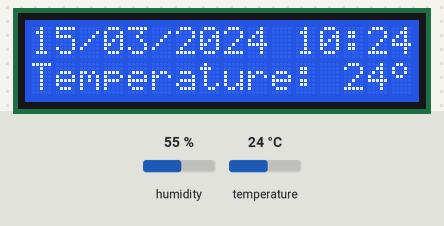
A sketch run on a simulated Arduino Uno, built with avr-gcc and run on an emulated ATmega328P. Parts: 16×2 character LCD. Inputs (shaded band) come from the test bench; at power-on: temperature 24 °C, humidity 55 %. The local clock reads 2024-03-15 10:24:30 at power-on unless the sketch sets it.

Above: at 1.2 s.
1.3 s: temperature set to 12 °C
At 4.3 s:
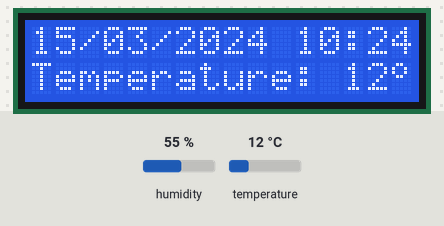
4.6 s: temperature set to 19 °C
At 6.0 s:
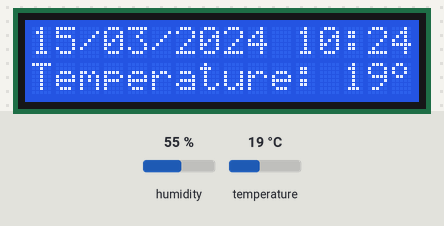
7.5 s: temperature set to 28 °C
At 10.7 s:
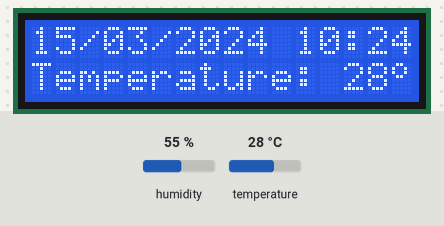
Timing chart, 0 to 12.2 s (numbered marks = the images above; inputs shaded):
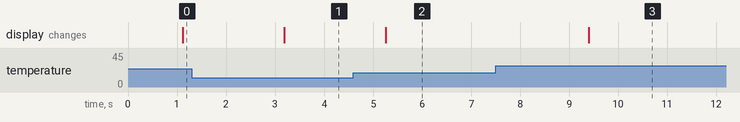

Measured:
- after the input at 1.3 s, the display: changes after 1.9 s (image 1)
- after the input at 4.6 s, the display: changes after 0.65 s (image 2)
- after the input at 7.5 s, the display: changes after 1.9 s (image 3)

The sketch:

rtc.ino
```cpp
#include <LiquidCrystal_I2C.h>
#include <RTClib.h>
#include <Wire.h>
#include <DHT.h>

RTC_DS3231 rtc;
LiquidCrystal_I2C lcd(0x27, 16, 2);

DHT dht(2, DHT22);

byte degre[8] = {
0b01100,0b10010,0b10010,0b01100,0b00000,0b00000,0b00000,0b00000
};

void setup () {
  rtc.begin();

  if (rtc.lostPower()) {
    rtc.adjust(DateTime(F(__DATE__), F(__TIME__)));
  }

  lcd.init();
  lcd.backlight();
  lcd.clear();
  lcd.createChar(1, degre);
}

void loop () {
  DateTime now = rtc.now();
  printDateTime(now);
  delay(1000);
  byte h = dht.readHumidity();
  byte t = dht.readTemperature();

  lcd.setCursor(0,1);
  lcd.print("Temperature: ");
  lcd.print(t);
  lcd.print(char(1));
}

void printDateTime(DateTime dt) {
  char dateBuffer[] = "DD/MM/YYYY hh:mm";

  lcd.setCursor(0, 0);
  lcd.print(dt.toString(dateBuffer));
}
```
